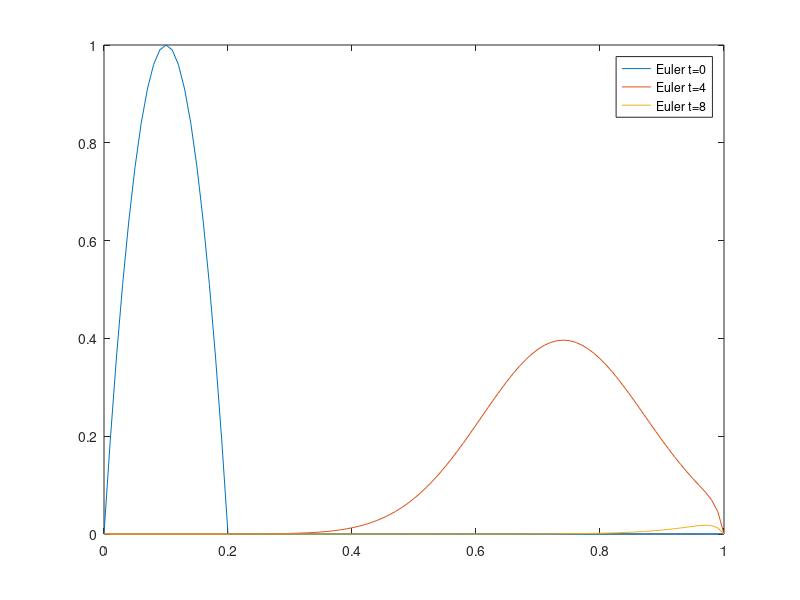

Reproduce this figure in MATLAB.
%% Lax-Wendroff Scheme
clc
clearvars

h_x=0.01;
h_t=0.005;
x02=0:h_x:1;
% x1=0.2+h_x:h_x:1;

length_x=length(x02);%+length(x1);
t=linspace(h_t,8,8/h_t);
length_t=length(t);
u=0.08;

T=zeros(length_t,length_x);
%introducing BC


%introducing IC
x=x02;
for i=1:length_x
    if x(i)<=0.2
        T(1,i)=1-(10*x(i)-1)^2;
    else
        T(1,i)=0;
    end
end
T(:,1)=0;
T(:,end)=0;
%solving matrix Explicit Euler time advancement and second-order central
%differencing

clearvars i

g=u*h_t/(h_x);
a=0.001;

g1=a*2*h_t/(h_x^2);
for i=1:length_t-1
    for j=2:length_x-1
        T(i+1,j)=T(i,j)-g*(T(i,j+1)-T(i,j-1))+g1*(T(i,j+1)-2*T(i,j)+T(i,j-1));
    end
end

ind2=linspace(1,length_t,3);
ind2=round(ind2);
plot(x,T(ind2,:))
legend('Euler t=0','Euler t=4','Euler t=8')